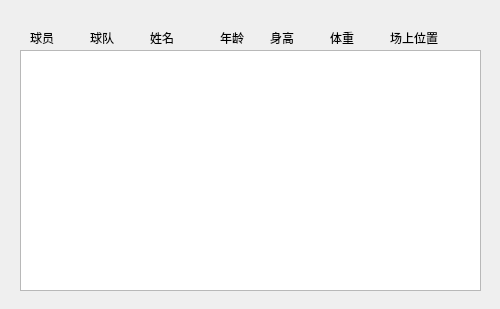
<?xml version="1.0" encoding="UTF-8"?>
<ui version="4.0">
 <class>FanViewPlayer</class>
 <widget class="QDialog" name="FanViewPlayer">
  <property name="geometry">
   <rect>
    <x>0</x>
    <y>0</y>
    <width>500</width>
    <height>309</height>
   </rect>
  </property>
  <property name="maximumSize">
   <size>
    <width>500</width>
    <height>309</height>
   </size>
  </property>
  <property name="windowTitle">
   <string>Dialog</string>
  </property>
  <widget class="QTableView" name="tableView">
   <property name="geometry">
    <rect>
     <x>20</x>
     <y>50</y>
     <width>461</width>
     <height>241</height>
    </rect>
   </property>
  </widget>
  <widget class="QLabel" name="label">
   <property name="geometry">
    <rect>
     <x>90</x>
     <y>30</y>
     <width>31</width>
     <height>16</height>
    </rect>
   </property>
   <property name="text">
    <string>球队</string>
   </property>
  </widget>
  <widget class="QLabel" name="label_3">
   <property name="geometry">
    <rect>
     <x>150</x>
     <y>30</y>
     <width>31</width>
     <height>16</height>
    </rect>
   </property>
   <property name="text">
    <string>姓名</string>
   </property>
  </widget>
  <widget class="QLabel" name="label_5">
   <property name="geometry">
    <rect>
     <x>270</x>
     <y>30</y>
     <width>41</width>
     <height>16</height>
    </rect>
   </property>
   <property name="text">
    <string>身高</string>
   </property>
  </widget>
  <widget class="QLabel" name="label_4">
   <property name="geometry">
    <rect>
     <x>220</x>
     <y>30</y>
     <width>31</width>
     <height>16</height>
    </rect>
   </property>
   <property name="text">
    <string>年龄</string>
   </property>
  </widget>
  <widget class="QLabel" name="label_7">
   <property name="geometry">
    <rect>
     <x>390</x>
     <y>30</y>
     <width>61</width>
     <height>16</height>
    </rect>
   </property>
   <property name="text">
    <string>场上位置</string>
   </property>
  </widget>
  <widget class="QLabel" name="label_2">
   <property name="geometry">
    <rect>
     <x>30</x>
     <y>30</y>
     <width>31</width>
     <height>16</height>
    </rect>
   </property>
   <property name="text">
    <string>球员</string>
   </property>
  </widget>
  <widget class="QLabel" name="label_6">
   <property name="geometry">
    <rect>
     <x>330</x>
     <y>30</y>
     <width>31</width>
     <height>16</height>
    </rect>
   </property>
   <property name="text">
    <string>体重</string>
   </property>
  </widget>
 </widget>
 <resources/>
 <connections/>
</ui>
